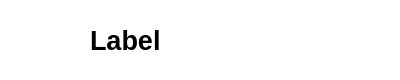
<?xml version="1.0" encoding="UTF-8"?>
<ui version="4.0">
 <class>ArtworkMenuListItem</class>
 <widget class="QWidget" name="ArtworkMenuListItem">
  <property name="geometry">
   <rect>
    <x>0</x>
    <y>0</y>
    <width>400</width>
    <height>80</height>
   </rect>
  </property>
  <property name="sizePolicy">
   <sizepolicy hsizetype="Preferred" vsizetype="Minimum">
    <horstretch>0</horstretch>
    <verstretch>0</verstretch>
   </sizepolicy>
  </property>
  <property name="minimumSize">
   <size>
    <width>0</width>
    <height>80</height>
   </size>
  </property>
  <property name="maximumSize">
   <size>
    <width>16777215</width>
    <height>80</height>
   </size>
  </property>
  <property name="windowTitle">
   <string>Form</string>
  </property>
  <property name="styleSheet">
   <string notr="true">background: transparent; border: none;</string>
  </property>
  <layout class="QHBoxLayout" name="horizontalLayout">
   <property name="spacing">
    <number>10</number>
   </property>
   <property name="leftMargin">
    <number>0</number>
   </property>
   <property name="topMargin">
    <number>0</number>
   </property>
   <property name="rightMargin">
    <number>0</number>
   </property>
   <property name="bottomMargin">
    <number>0</number>
   </property>
   <item>
    <widget class="QLabel" name="CoverArt">
     <property name="sizePolicy">
      <sizepolicy hsizetype="Minimum" vsizetype="Minimum">
       <horstretch>0</horstretch>
       <verstretch>0</verstretch>
      </sizepolicy>
     </property>
     <property name="minimumSize">
      <size>
       <width>80</width>
       <height>80</height>
      </size>
     </property>
     <property name="maximumSize">
      <size>
       <width>80</width>
       <height>80</height>
      </size>
     </property>
     <property name="text">
      <string/>
     </property>
     <property name="pixmap">
      <pixmap resource="DefaultCoverArt.qrc">:/albumCover/cover.png</pixmap>
     </property>
     <property name="scaledContents">
      <bool>true</bool>
     </property>
     <property name="alignment">
      <set>Qt::AlignCenter</set>
     </property>
    </widget>
   </item>
   <item>
    <widget class="QLabel" name="HeaderLabel">
     <property name="sizePolicy">
      <sizepolicy hsizetype="Expanding" vsizetype="Minimum">
       <horstretch>0</horstretch>
       <verstretch>0</verstretch>
      </sizepolicy>
     </property>
     <property name="minimumSize">
      <size>
       <width>0</width>
       <height>24</height>
      </size>
     </property>
     <property name="maximumSize">
      <size>
       <width>16777215</width>
       <height>24</height>
      </size>
     </property>
     <property name="font">
      <font>
       <pointsize>20</pointsize>
       <bold>true</bold>
      </font>
     </property>
     <property name="styleSheet">
      <string notr="true">background: transparent;</string>
     </property>
     <property name="text">
      <string>Label</string>
     </property>
    </widget>
   </item>
  </layout>
 </widget>
 <resources>
  <include location="DefaultCoverArt.qrc"/>
 </resources>
 <connections/>
</ui>
